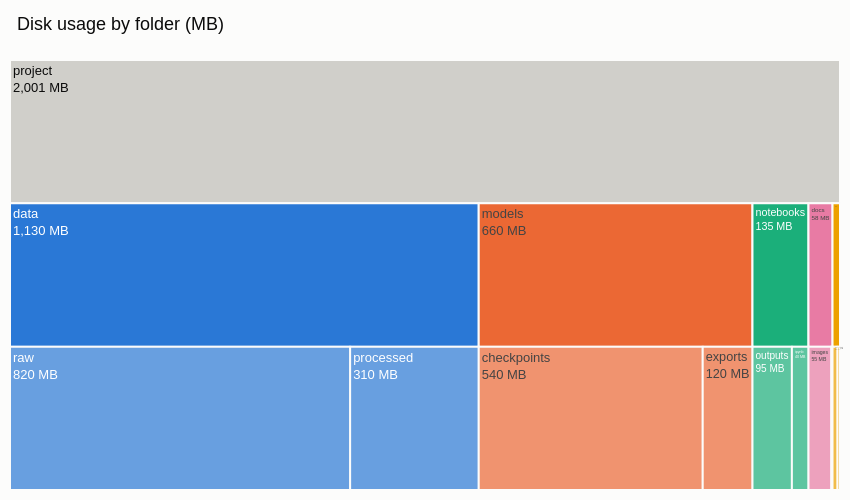

The notebook cell saved with this chart:
### Markdown cell above
### Plot

### Code cell
fig = px.icicle(df, path=[px.Constant("project"), "folder", "sub"], values="size_mb", color="folder",
                color_discrete_map={"(?)": "#d0cfca",  # the root has no single folder: neutral gray
                                    **dict(zip(df["folder"].unique(), PALETTE))},
                title="Disk usage by folder (MB)")
fig.update_traces(tiling=dict(orientation="v"), texttemplate="%{label}<br>%{value:,} MB",
                  marker=dict(line=dict(color="#fcfcfb", width=2)))
fig.update_layout(width=850, height=500, margin=dict(t=60, l=10, r=10, b=10))
fig.show()

### Figure 1 — Plotly figure (JSON) as saved in the notebook; plotly's stock layout.template omitted (floating-point values rounded to 4 significant figures)
{"data": [{"branchvalues": "total", "customdata": [["(?)"], ["data"], ["data"], ["data"], ["docs"], ["docs"], ["docs"], ["models"], ["models"], ["models"], ["notebooks"], ["notebooks"], ["notebooks"], ["src"], ["src"], ["src"]], "domain": {"x": [0.0, 1.0], "y": [0.0, 1.0]}, "hovertemplate": "labels=%{label}<br>size_mb=%{value}<br>parent=%{parent}<br>id=%{id}<br>folder=%{customdata[0]}<extra></extra>", "ids": ["project", "project/data/raw", "project/data/processed", "project/data", "project/docs/images", "project/docs/markdown", "project/docs", "project/models/checkpoints", "project/models/exports", "project/models", "project/notebooks/outputs", "project/notebooks/ipynb", "project/notebooks", "project/src/python", "project/src/tests", "project/src"], "labels": ["project", "raw", "processed", "data", "images", "markdown", "docs", "checkpoints", "exports", "models", "outputs", "ipynb", "notebooks", "python", "tests", "src"], "marker": {"colors": ["#d0cfca", "#2a78d6", "#2a78d6", "#2a78d6", "#e87ba4", "#e87ba4", "#e87ba4", "#eb6834", "#eb6834", "#eb6834", "#1baf7a", "#1baf7a", "#1baf7a", "#eda100", "#eda100", "#eda100"], "line": {"color": "#fcfcfb", "width": 2}}, "name": "", "parents": ["", "project/data", "project/data", "project", "project/docs", "project/docs", "project", "project/models", "project/models", "project", "project/notebooks", "project/notebooks", "project", "project/src", "project/src", "project"], "texttemplate": "%{label}<br>%{value:,} MB", "tiling": {"orientation": "v"}, "type": "icicle", "values": [2001.0, 820.0, 310.0, 1130.0, 55.0, 3.0, 58.0, 540.0, 120.0, 660.0, 95.0, 40.0, 135.0, 12.0, 6.0, 18.0]}], "layout": {"height": 500, "legend": {"tracegroupgap": 0}, "margin": {"b": 10, "l": 10, "r": 10, "t": 60}, "title": {"text": "Disk usage by folder (MB)"}, "width": 850}}
